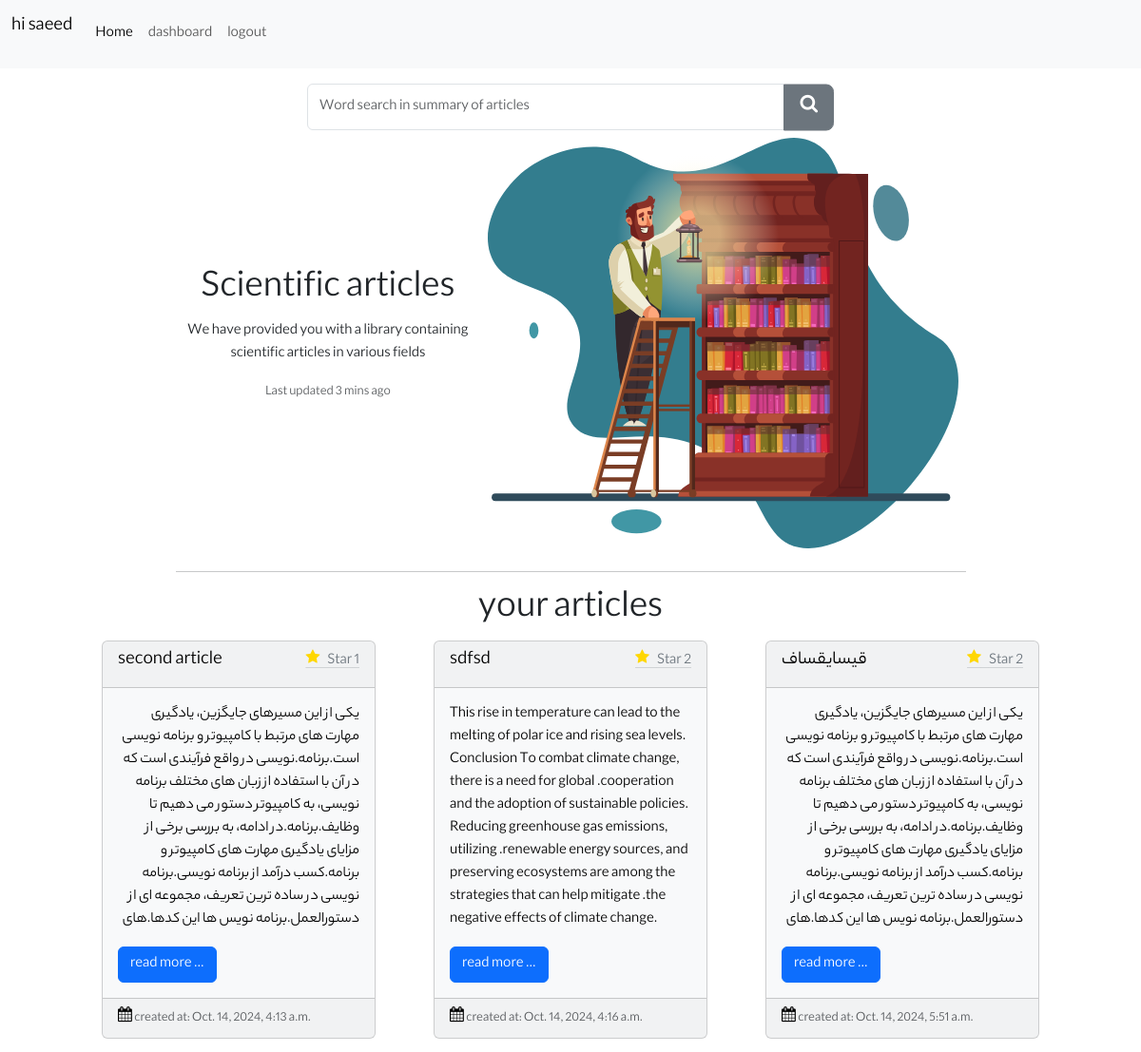
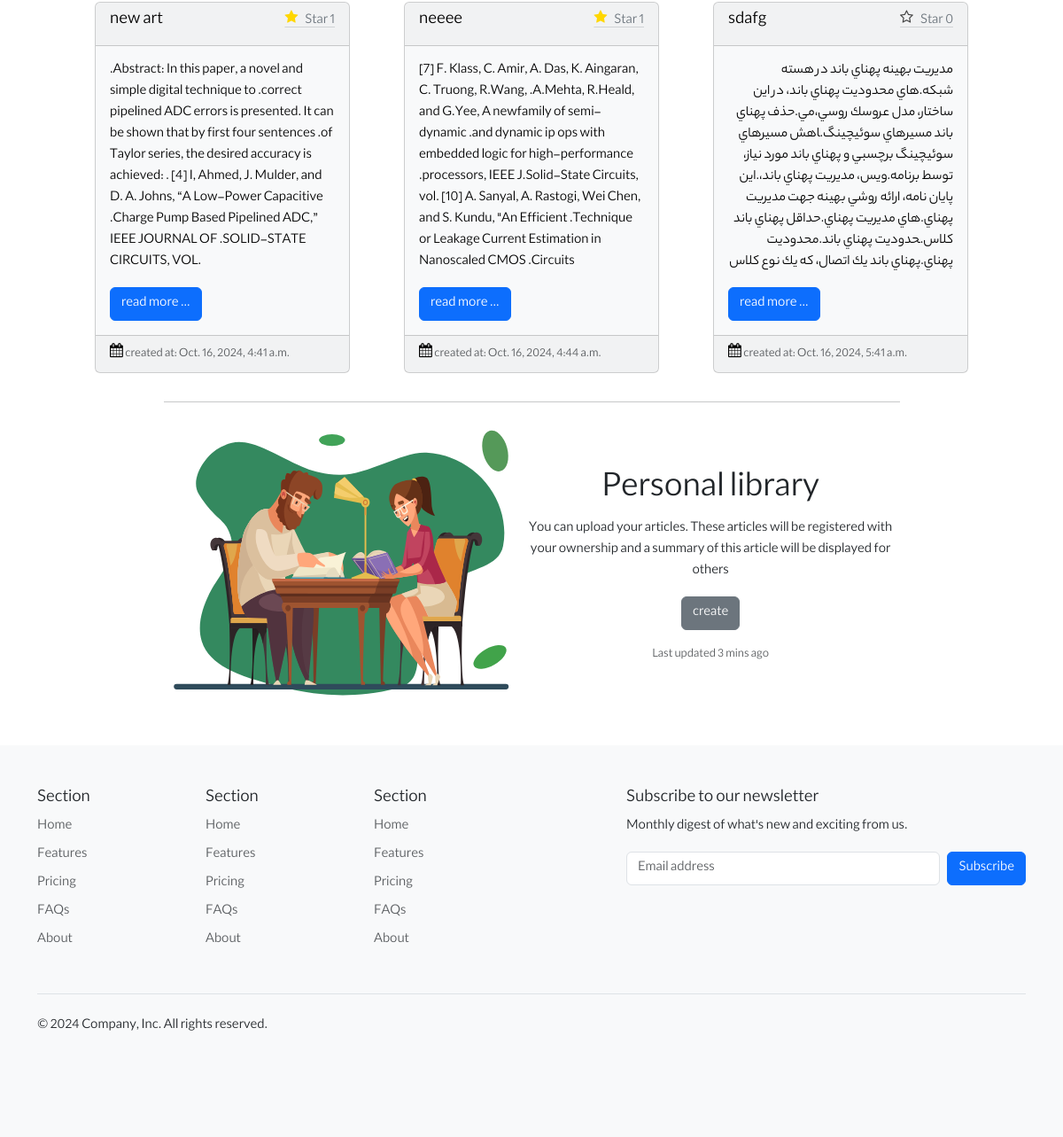
The app's page /accounts/profile (signed in) with its own data (2 pictures, top to bottom).
### home/models.py (models this page shows)
class Article(models.Model):
    title = models.CharField(max_length=100)
    body = models.TextField()
    pdf = models.FileField(upload_to='%Y/%m/%d/')
    lang = models.CharField(max_length=10)
    created = models.DateTimeField(auto_now_add=True)
    owner = models.ManyToManyField(User)

### accounts/views.py (the view)
# urls.py: path('profile', views.user_article, name="profile")
def user_article(request):
    form = ArticleFindForm()
    articles = Article.objects.annotate(like_count=Count('like')).filter(owner__id=request.user.id)
    text = 'your articles'
    if not articles.exists():
        messages.warning(request, "you don't have any article yet")
        return redirect('home')
    return render(request, 'home.html', {'articles':articles, 'text':text, 'form':form })

### accounts/forms.py
class ArticleFindForm(forms.Form):
    search = forms.CharField(widget=forms.TextInput(attrs={'class':'form-control','placeholder':'Word search in summary of articles'}))

### templates/home.html
{% extends 'base.html' %} {% block content %}
<div class="col-md-6">
  <form method="get" class="d-flex" novalidate>
    <div class="input-group">
      {{ form.search }}
      <button class="btn btn-secondary btn-lg" type="submit">
        <span class="icon-search"></span>
      </button>
    </div>
  </form>
</div>
<div class="d-flex bd-highlight w-75 justify-content-center">
  <div class="p-2 flex-shrink-1 bd-highlight align-self-center text-center">
    <h1>Scientific articles</h1>
    <p>
      We have provided you with a library containing <b>{{ num }}</b> scientific
      articles in various fields
    </p>
    <p>
      <small class="text-body-secondary">Last updated 3 mins ago</small>
    </p>
  </div>
  <div class="p-2 w-100 flex-fill bd-highlight">
    {% load static %}
    <img src="{% static 'svg/library.svg' %}" alt="..." />
  </div>
</div>
<hr class="w-75" />
<h1>{{ text }}</h1>
<div class="d-flex justify-content-evenly flex-wrap" style="width: inherit">
  {% for article in articles %}
  <div class="card text-bg-light mb-3" style="width: 18rem">
    <div class="card-header d-flex justify-content-between">
      <h5
        class="d-flex justify-content-between"
        dir="{% if article.lang == 'fa' %}rtl{% else %}ltr{% endif %}"
      >
        {{ article.title }}
      </h5>
      <a href="/star/star/{{ article.id }}" class="link-secondary link-offset-2 link-underline-opacity-25 link-underline-opacity-100-hover">
        {% if article.like_count == 0 %}
        <span class="icon-star-o">
        {% else %}
        <span class="icon-star">
        {% endif %}
        </span> Star<span> {{ article.like_count }} </span>
      </a>
    </div>
    <div class="card-body">
      <p
        class="card-text"
        style="max-height: 240px; overflow: hidden"
        dir="{% if article.lang == 'fa' %}rtl{% else %}ltr{% endif %}"
      >
        {{ article.body }}
      </p>
      <a href="{% url 'detail' article.id %}" class="btn btn-primary"
        >read more ...</a
      >
    </div>
    <div class="card-footer">
      <span class="icon-calendar"></span>
      <small class="text-body-secondary"
        >created at: {{ article.created }}</small
      >
    </div>
  </div>
  {%endfor%}
</div>
<hr class="w-75" />
<div class="d-flex bd-highlight w-75 justify-content-center">
  <div class="p-2 w-100 flex-fill bd-highlight">
    {% load static %}
    <img src="{% static 'svg/table.svg' %}" alt="..." />
  </div>
  <div class="p-2 flex-shrink-1 bd-highlight align-self-center text-center">
    <h1>Personal library</h1>
    <p>
      You can upload your articles. These articles will be registered with your
      ownership and a summary of this article will be displayed for others
    </p>
    <a href="/upload" class="btn btn-secondary mb-3">create</a>
    <p>
      <small class="text-body-secondary">Last updated 3 mins ago</small>
    </p>
  </div>
</div>
{% endblock %}

### templates/base.html (shortened to what this page needs)
<!DOCTYPE html>
<html lang="en">
  <head>
    <link
      href="https://cdn.jsdelivr.net/npm/bootstrap@5.3.3/dist/css/bootstrap.min.css"
      rel="stylesheet"
    />
    {% load static %}
    <link
      rel="stylesheet"
      type="text/css"
      href="{% static 'style/form.css' %}"
    />
    <link rel="stylesheet" href="{% static 'icon/style.css' %}" />
    <link rel="stylesheet" href="{% static 'icon/moreStyle.css' %}" />
  </head>
  <body>
    <nav class="navbar navbar-expand-lg bg-body-tertiary">
      <div class="container-fluid">
        <span class="navbar-brand" href="#">
          {% if request.user.is_authenticated %}
          <p>hi {{ request.user }}</p>
          {%endif%}
        </span>
        <div class="collapse navbar-collapse" id="navbarNavAltMarkup">
          <div class="navbar-nav">
            <a
              class="nav-link active"
              aria-current="page"
              href="{% url 'home' %}"
              >Home</a
            >
            {% if request.user.is_authenticated %}
            <a class="nav-link" href="{% url 'profile'%}">dashboard</a>
            <a class="nav-link" href="{% url 'user_logout' %}">logout</a>
            {% else %}
            <a class="nav-link" href="{% url 'user_register' %}">register</a>
            <a class="nav-link" href="{% url 'user_login' %}">login</a>
            {% endif %}
          </div>
        </div>
      </div>
    </nav>
    <div
      class="container-sm d-flex justify-content-evenly flex-column align-items-center p-3"
    >
      {% block content %} {% endblock%}
    </div>
    <div class="bg-body-tertiary">
      <div class="container">
        <footer class="py-5">
          <div class="row">
            <div class="col-6 col-md-2 mb-3">
              <h5>Section</h5>
              <ul class="nav flex-column">
                <li class="nav-item mb-2">
                  <a href="#" class="nav-link p-0 text-body-secondary">Home</a>
                </li>
                <li class="nav-item mb-2">
                  <a href="#" class="nav-link p-0 text-body-secondary"
                    >Features</a
                  >
                </li>
                <li class="nav-item mb-2">
                  <a href="#" class="nav-link p-0 text-body-secondary"
                    >Pricing</a
                  >
                </li>
                <li class="nav-item mb-2">
                  <a href="#" class="nav-link p-0 text-body-secondary">FAQs</a>
                </li>
                <li class="nav-item mb-2">
                  <a href="#" class="nav-link p-0 text-body-secondary">About</a>
                </li>
              </ul>
            </div>
            <div class="col-6 col-md-2 mb-3">
              <h5>Section</h5>
              <ul class="nav flex-column">
                <li class="nav-item mb-2">
                  <a href="#" class="nav-link p-0 text-body-secondary">Home</a>
                </li>
                <li class="nav-item mb-2">
                  <a href="#" class="nav-link p-0 text-body-secondary"
                    >Features</a
                  >
                </li>
                <li class="nav-item mb-2">
                  <a href="#" class="nav-link p-0 text-body-secondary"
                    >Pricing</a
                  >
                </li>
                <li class="nav-item mb-2">
                  <a href="#" class="nav-link p-0 text-body-secondary">FAQs</a>
                </li>
                <li class="nav-item mb-2">
                  <a href="#" class="nav-link p-0 text-body-secondary">About</a>
                </li>
              </ul>
            </div>
            <div class="col-6 col-md-2 mb-3">
              <h5>Section</h5>
              <ul class="nav flex-column">
                <li class="nav-item mb-2">
                  <a href="#" class="nav-link p-0 text-body-secondary">Home</a>
                </li>
                <li class="nav-item mb-2">
                  <a href="#" class="nav-link p-0 text-body-secondary"
                    >Features</a
                  >
                </li>
                <li class="nav-item mb-2">
                  <a href="#" class="nav-link p-0 text-body-secondary"
                    >Pricing</a
                  >
                </li>
                <li class="nav-item mb-2">
                  <a href="#" class="nav-link p-0 text-body-secondary">FAQs</a>
                </li>
                <li class="nav-item mb-2">
                  <a href="#" class="nav-link p-0 text-body-secondary">About</a>
                </li>
              </ul>
            </div>
            <div class="col-md-5 offset-md-1 mb-3">
              <form>
                <h5>Subscribe to our newsletter</h5>
                <p>Monthly digest of what's new and exciting from us.</p>
                <div class="d-flex flex-column flex-sm-row w-100 gap-2">
                  <input
                    id="newsletter1"
                    type="text"
                    class="form-control"
                    placeholder="Email address"
                  />
                  <button class="btn btn-primary" type="button">
                    Subscribe
                  </button>
                </div>
              </form>
            </div>
          </div>
          <div
            class="d-flex flex-column flex-sm-row justify-content-between py-4 my-4 border-top"
          >
            <p>© 2024 Company, Inc. All rights reserved.</p>
            <ul class="list-unstyled d-flex">
              <li class="ms-3">
                <a class="link-body-emphasis" href="#">
                  <svg class="bi" width="24" height="24">
                    <use xlink:href="#twitter"></use>
                  </svg>
                </a>
              </li>
              <li class="ms-3">
                <a class="link-body-emphasis" href="#">
                  <svg class="bi" width="24" height="24">
                    <use xlink:href="#instagram"></use>
                  </svg>
                </a>
              </li>
              <li class="ms-3">
                <a class="link-body-emphasis" href="#">
                  <svg class="bi" width="24" height="24">
                    <use xlink:href="#facebook"></use>
                  </svg>
                </a>
              </li>
            </ul>
          </div>
        </footer>
      </div>
    </div>
  </body>
</html>

### static/style/form.css (style rules this page uses)
body { font-family: lable; }
.input-group button { top: 50%; transform: translateY(-50%); }

### records on screen
Article: title "second article", like_count "1", body "یکی از این مسیرهای جایگزین، یادگیری مهارت های مرتبط با کامپیوتر و برنامه نویسی است.برنامه.نویسی در واقع فرآیندی است که در آن با استفاده از زبان های مختلف برنامه نویسی، به کامپیوتر دستور می دهیم تا وظایف.برنامه.در ادامه، به بررسی برخی از مزایای یادگیری مهارت های کامپیوتر و برنامه.کسب درآمد از برنامه نویسی.برنامه نویسی در ساده ترین تعریف، مجموعه ای از دستورالعمل.برنامه نویس ها این کدها.های…", created "Oct. 14, 2024, 4:13 a.m."
Article: title "sdfsd", like_count "2", body "This rise in temperature can lead to the melting of polar ice and rising sea levels. Conclusion To combat climate change, there is a need for global .cooperation and the adoption of sustainable policies. Reducing greenhouse gas emissions, utilizing .renewable energy sources, and preserving ecosystems are among the strategies that can help mitigate .the negative effects of climate change.", created "Oct. 14, 2024, 4:16 a.m."
Article: title "قیسایقساف", like_count "2", body "یکی از این مسیرهای جایگزین، یادگیری مهارت های مرتبط با کامپیوتر و برنامه نویسی است.برنامه.نویسی در واقع فرآیندی است که در آن با استفاده از زبان های مختلف برنامه نویسی، به کامپیوتر دستور می دهیم تا وظایف.برنامه.در ادامه، به بررسی برخی از مزایای یادگیری مهارت های کامپیوتر و برنامه.کسب درآمد از برنامه نویسی.برنامه نویسی در ساده ترین تعریف، مجموعه ای از دستورالعمل.برنامه نویس ها این کدها.های…", created "Oct. 14, 2024, 5:51 a.m."
Article: title "new art", like_count "1", body ".Abstract: In this paper, a novel and simple digital technique to .correct pipelined ADC errors is presented. It can be shown that by first four sentences .of Taylor series, the desired accuracy is achieved: . [4] I, Ahmed, J. Mulder, and D. A. Johns, “A Low-Power Capacitive .Charge Pump Based Pipelined ADC,” IEEE JOURNAL OF .SOLID-STATE CIRCUITS, VOL.", created "Oct. 16, 2024, 4:41 a.m."
Article: title "neeee", like_count "1", body "[7] F. Klass, C. Amir, A. Das, K. Aingaran, C. Truong, R.Wang, .A.Mehta, R.Heald, and G.Yee, A newfamily of semi-dynamic .and dynamic ip ops with embedded logic for high-performance .processors, IEEE J.Solid-State Circuits, vol. [10] A. Sanyal, A. Rastogi, Wei Chen, and S. Kundu, \"An Efficient .Technique or Leakage Current Estimation in Nanoscaled CMOS .Circuits…", created "Oct. 16, 2024, 4:44 a.m."
Article: title "sdafg", like_count "0", body "ﻣﺪﻳﺮﻳﺖ ﺑﻬﻴﻨﻪ ﭘﻬﻨﺎي ﺑﺎﻧﺪ در ﻫﺴﺘﻪ ﺷﺒﻜﻪ.ﻫﺎي ﻣﺤﺪودﻳﺖ ﭘﻬﻨﺎي ﺑﺎﻧﺪ، در اﻳﻦ ﺳﺎﺧﺘﺎر، ﻣﺪل ﻋﺮوﺳﻚ روﺳﻲ،ﻣﻲ.ﺣﺬف ﭘﻬﻨﺎي ﺑﺎﻧﺪ ﻣﺴﻴﺮﻫﺎي ﺳﻮﺋﻴﭽﻴﻨﮓ.ﺎﻫﺶ ﻣﺴﻴﺮﻫﺎي ﺳﻮﺋﻴﭽﻴﻨﮓ ﺑﺮﭼﺴﺒﻲ و ﭘﻬﻨﺎي ﺑﺎﻧﺪ ﻣﻮرد ﻧﻴﺎز، ﺗﻮﺳﻂ ﺑﺮﻧﺎﻣﻪ.وﻳﺲ، ﻣﺪﻳﺮﻳﺖ ﭘﻬﻨﺎي ﺑﺎﻧﺪ،.اﻳﻦ ﭘﺎﻳﺎن ﻧﺎﻣﻪ، اراﺋﻪ روﺷﻲ ﺑﻬﻴﻨﻪ ﺟﻬﺖ ﻣﺪﻳﺮﻳﺖ ﭘﻬﻨﺎي.ﻫﺎي ﻣﺪﻳﺮﻳﺖ ﭘﻬﻨﺎي.ﺣﺪاﻗﻞ ﭘﻬﻨﺎي ﺑﺎﻧﺪ ﻛﻼس.ﺤﺪودﻳﺖ ﭘﻬﻨﺎي ﺑﺎﻧﺪ.ﻣﺤﺪودﻳﺖ ﭘﻬﻨﺎي.ﭘﻬﻨﺎي ﺑﺎﻧﺪ ﻳﻚ اﺗﺼﺎل، ﻛﻪ ﻳﻚ ﻧﻮع ﻛﻼس…", created "Oct. 16, 2024, 5:41 a.m."

### other values on screen
{{ request.user }} "saeed"
{{ text }} "your articles"
